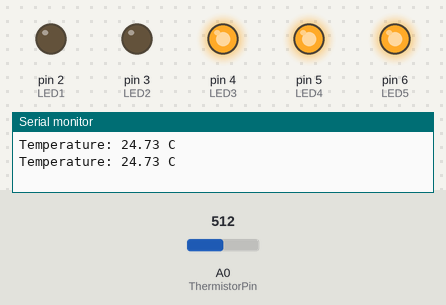
A sketch run on a simulated Arduino Uno, built with avr-gcc and run on an emulated ATmega328P. Shown: output pins drawn as LEDs (lit = HIGH), the last lines printed to the serial monitor. The test bench sets the inputs (shaded band); at power-on: A0 (ThermistorPin) = 512.

Above: at 1.8 s.
1.9 s: A0 (ThermistorPin) set to 547
3.4 s: A0 (ThermistorPin) set to 578
At 4.7 s:
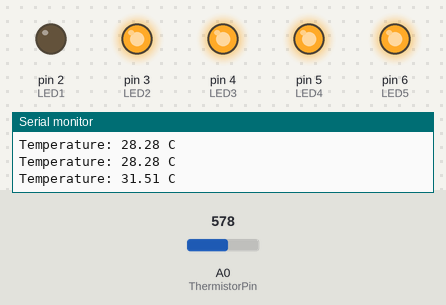
5.5 s: A0 (ThermistorPin) set to 638
7.2 s: A0 (ThermistorPin) set to 667
At 9.1 s:
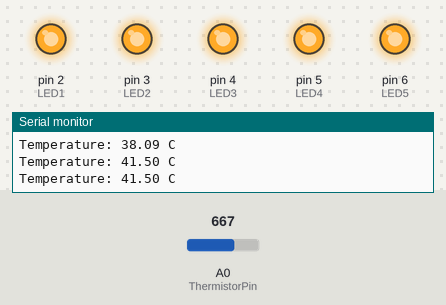
9.5 s: A0 (ThermistorPin) set to 1015
11.2 s: A0 (ThermistorPin) set to 1023
At 12.3 s:
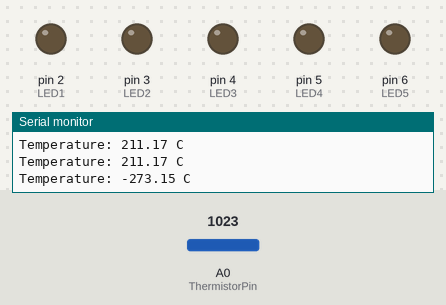
Timing chart, 0 to 14.2 s (numbered marks = the images above; inputs shaded):
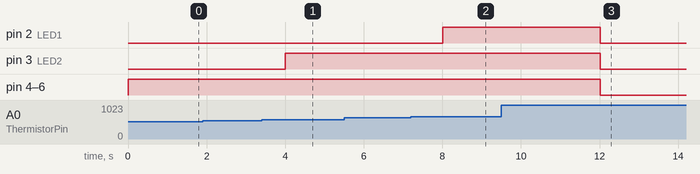

Measured:
- the behaviour switches between 563 and 564 on A0 (ThermistorPin) (found by bisection; images 0 and 1)
- the behaviour switches between 654 and 655 on A0 (ThermistorPin) (found by bisection; images 1 and 2)
- the behaviour switches between 1022 and 1023 on A0 (ThermistorPin) (found by bisection; images 2 and 3)
- after the input at 3.4 s, pin 3 (LED2): LOW → HIGH after 0.60 s
- after the input at 7.2 s, pin 2 (LED1): LOW → HIGH after 0.81 s
- after the input at 11.2 s, pin 2 (LED1), pin 3 (LED2), pin 4 (LED3), pin 5 (LED4), pin 6 (LED5): HIGH → LOW after 0.81 s

The sketch:

TemperatureMeter.ino
```cpp
// (C) Jitish Rajankumar Padhya, Raghav Tengse, Utkarsh Singh, group: 23 (2024)
// Work package 5
// Exercise 2
// Submission code: 23761449

// Define pins for all LEDs
#define LED1 2
#define LED2 3
#define LED3 4
#define LED4 5
#define LED5 6

// Define temperature ranges in degrees Celsius
#define TEMP_RANGE0 0
#define TEMP_RANGE1 10
#define TEMP_RANGE2 20
#define TEMP_RANGE3 30
#define TEMP_RANGE4 40

// https://www.circuitbasics.com/arduino-thermistor-temperature-sensor-tutorial/
int ThermistorPin = 0; // Thermistor pin is set at 0
int Vo; // declared for analogue voltage of the the thermistor
float R1 = 10000; // 10K Ohms used as the fixed resistor
float logR2, R2, temp; // R2: resistance fo the thermistor, logR2: calculated value for equation, temp: temperature
float c1 = 1.009249522e-03, c2 = 2.378405444e-04, c3 = 2.019202697e-07; // constants for the coefficients in Steinhart-Hart equation (used to calc temp from R2)

void setup() {
  // Configures the pins connected to LEDs as output pins
  pinMode(LED1, OUTPUT);
  pinMode(LED2, OUTPUT);
  pinMode(LED3, OUTPUT);
  pinMode(LED4, OUTPUT);
  pinMode(LED5, OUTPUT);

  Serial.begin(9600); // Initialise serial communication (for testing)
}

void loop() {
  Vo = analogRead(ThermistorPin); // voltage reading from 0-1023 (representing 0-5v)
  R2 = R1 * (1023.0 / (float)Vo - 1.0); // Calculating resistance of thermistor from R1 and analog read using Voltage divider rule
  logR2 = log(R2); // calc log of R2 to be used in the equation below
  temp = (1.0 / (c1 + c2*logR2 + c3*logR2*logR2*logR2)); // Calculates temp in Kelvins using Steinhart-Hart equation
  temp = temp - 273.15; // Convert Kelvin to Celsius

  // First, turn off all LEDs
  for (int i = LED1; i <= LED5; i++) {
    digitalWrite(i, LOW);
  }

  // If loops to turn on the right set of LEDs depending on the range of temperature
  if (temp < TEMP_RANGE0) { // Temperature less than 0
    // No LEDs
  } else if (temp < TEMP_RANGE1) { // Temperature less than 10
    digitalWrite(LED5, HIGH); // 1 LED
  } else if (temp < TEMP_RANGE2) { // Temperature less than 20
    digitalWrite(LED5, HIGH); // 2 LEDs from the left are on
    digitalWrite(LED4, HIGH);
  } else if (temp < TEMP_RANGE3) { // Temperature less than 30
    digitalWrite(LED5, HIGH); // 3 LEDs from the left are on
    digitalWrite(LED4, HIGH);
    digitalWrite(LED3, HIGH);
  } else if (temp < TEMP_RANGE4) { // Temperature less than 40
    digitalWrite(LED5, HIGH); // 4 LEDs from the left are on
    digitalWrite(LED4, HIGH);
    digitalWrite(LED3, HIGH);
    digitalWrite(LED2, HIGH);
  } else { // Temperature greater than or equal to 40
    digitalWrite(LED5, HIGH); // 5 LEDs from the left are on
    digitalWrite(LED4, HIGH);
    digitalWrite(LED3, HIGH);
    digitalWrite(LED2, HIGH);
    digitalWrite(LED1, HIGH);
  }

  Serial.print("Temperature: ");
  Serial.print(temp);
  Serial.println(" C"); // Display temperature in Celsius

  delay(1000);
}
```
